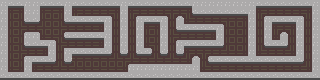

Below is a game level as drawn by its tile map, then a one-line description and the .tmx file that defines it, in full:
An orthogonal 40x10 tile map with 8x8 px tiles, 1 tile layer (Tile Layer 1).

<map version="1.4" tiledversion="1.4.3" orientation="orthogonal" renderorder="right-down" width="40" height="10" tilewidth="8" tileheight="8" infinite="0" nextlayerid="2" nextobjectid="1">
 <tileset firstgid="1" source="tiles.tsx" />
 <layer id="1" name="Tile Layer 1" width="40" height="10">
  <data encoding="csv">
3,2,2,3,3,2,2,2,3,2,2,2,2,2,2,3,2,2,2,2,2,2,2,2,3,3,3,3,3,3,3,3,2,2,2,2,2,2,2,3,
3,11,12,3,3,11,20,12,3,11,27,27,27,27,12,3,11,27,27,27,27,20,27,12,1,2,2,2,2,2,2,3,11,27,27,27,27,27,12,3,
3,17,18,1,4,17,16,18,1,2,2,2,2,7,26,3,26,6,2,2,7,26,8,13,27,27,27,27,20,20,12,3,26,6,2,2,2,7,26,3,
3,17,16,27,27,16,16,16,27,27,27,27,24,3,26,3,26,3,11,12,3,26,1,2,2,2,2,7,17,16,18,3,26,3,11,27,12,3,26,3,
3,17,18,6,7,13,19,18,10,2,2,2,2,3,26,3,26,3,17,18,3,17,27,27,27,27,24,3,17,16,18,3,26,3,23,8,26,3,26,3,
3,17,18,1,2,2,7,17,27,27,27,27,24,3,26,3,26,3,13,18,3,26,6,2,2,2,2,4,17,16,18,3,26,1,2,4,26,3,26,3,
3,17,16,27,27,24,3,26,3,2,2,2,2,4,26,5,26,1,25,26,5,26,5,11,27,20,27,27,19,19,14,3,13,27,27,27,14,3,26,3,
3,17,18,6,2,2,4,26,5,20,20,20,20,20,16,20,19,27,27,19,27,19,27,14,8,26,10,2,2,2,2,2,2,2,2,2,2,4,26,3,
3,13,14,3,21,27,27,19,27,19,19,19,19,19,19,14,6,3,3,3,3,3,3,3,3,13,27,27,27,27,27,27,27,27,27,27,27,27,14,3,
2,2,2,2,2,2,2,2,2,2,2,2,2,2,2,2,2,2,2,2,2,2,2,2,2,2,2,2,2,2,2,2,2,2,2,2,2,2,2,2
</data>
 </layer>
</map>
